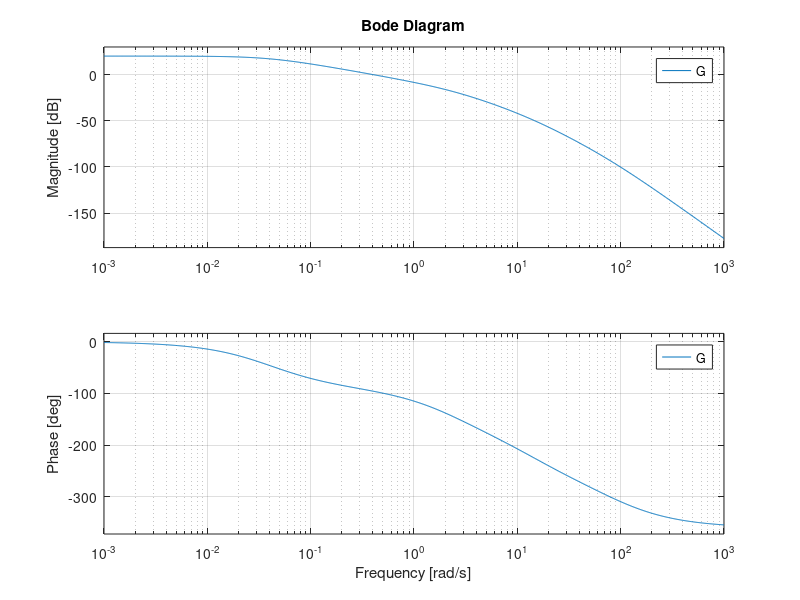

Write the MATLAB code that produced this figure.
clear; close all; clc; 
% DATI

% SISTEMA MECCANICO

r1 = 0.45 * 10^-2;          % raggio interno puleggia (metri)
r2 = 4.5 * 10^-2;           % raggio esterno puleggia (metri)
J = 2 * 10^-4;              % inerzia (kg*m^2)
m = 10 * 10^-3;             % massa (kilogrammi)
beta = 1.6;                 % coefficiente smorzatore (N * s / m)
g = 9.81;                   % accelerazione di gravità (m / s^2)

% SISTEMA DI RISCALDAMENTO

l = 15 * 10^-2;             % lunghezza filo (metri)
d = 0.2 * 10^-3;            % diametro filo (metri)
Cth = 25.1 * 10^-3;         % capacità termica (J/K)
Re = 4.8;                   % resistenza elettrica (ohm)
Le = 55 * 10^-3;            % induttanza (H)
    
    % Cella di Peltier
    Rth = 16.7;             % resistenza termica (ohm)
    Tp = 15+273,15;                % temperatura cella (gradi)

    % Convezione con l'ambiente
    h = 6.55;               % coefficiente di convezione (W / (m^2 * K))
    S = pi * d * l;         % superficie cilindrica (m^2)
    Tamb = 24+273,15;              % temperatura ambiente (gradi)

% ATTUATORE SMA

K_max = 3.92 * 10^3;        % (N/m)
Tavg = 70+273,15;                  % (gradi)
Tdiff = 20;                 % (gradi)
dl_max = 0.6 * 10^-2;       % deformazione filo, 96% di l (metri)
c = 6.2;                    % costante

z_star = 4.2 * 10^-2;       % quota desiderata (metri)


% STATI DI EQUILIBRIO

K_star = (m * g * r2) / (r1 * (dl_max - (r1/r2) * z_star));

x2_e = Tavg + (Tdiff/c) * log(K_star / (K_max - K_star));
x1_e = sqrt((1 / Re) * (h * S * (x2_e - Tamb) + (1 / Rth) * (x2_e - Tp)));

% K linearizzato in x2_e

K_x2_e = K_max * (1 - 1 / (1 + exp(c * (x2_e - Tavg) / Tdiff)));

% derivata parziale di K

derivata_parziale_K = ((c * K_max) / Tdiff) * ((exp(c * ((x2_e - Tavg) / Tdiff))) / (1 + exp(c * ((x2_e - Tavg) / Tdiff)))^2);

% MATRICI

A_1_1 = -Re / Le;

A_2_1 = ((2 * Re) / Cth) * x1_e;

A_2_2 = (-1 / Cth) * (h * S + 1 / Rth);

A_4_2 = ((r1 * (dl_max - (r1/r2) * z_star)) / (r2 * (m + J / r2^2))) * derivata_parziale_K;

A_4_3 = (-r1^2 / r2^2 * (m + J / r2^2)) * K_x2_e;

A_4_4 = -beta / (m + J / r2^2);

A = [A_1_1     0       0      0;
     A_2_1   A_2_2     0      0;
       0       0       0      1;
       0     A_4_2   A_4_3  A_4_4];


B = [1/Le;
     0;
     0;
     0];


C = [0 0 1 0];


D = 0;

pippo = ss(A,B,C,D);

G = tf(pippo);

figure;
bode(G);


